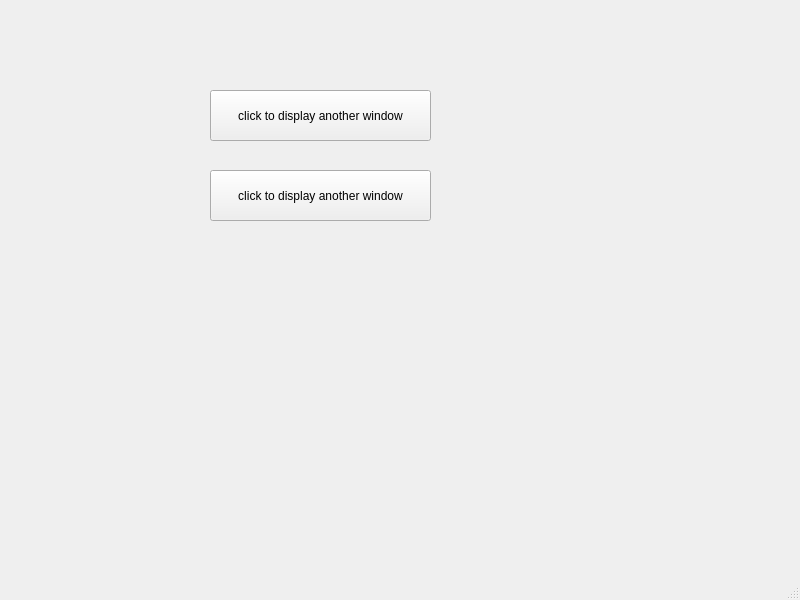
<?xml version="1.0" encoding="UTF-8"?>
<ui version="4.0">
 <class>MainWindow</class>
 <widget class="QMainWindow" name="MainWindow">
  <property name="geometry">
   <rect>
    <x>0</x>
    <y>0</y>
    <width>800</width>
    <height>600</height>
   </rect>
  </property>
  <property name="windowTitle">
   <string>MainWindow</string>
  </property>
  <widget class="QWidget" name="centralwidget">
   <widget class="QPushButton" name="pushButton">
    <property name="geometry">
     <rect>
      <x>210</x>
      <y>90</y>
      <width>221</width>
      <height>51</height>
     </rect>
    </property>
    <property name="text">
     <string>click to display another window</string>
    </property>
   </widget>
   <widget class="QPushButton" name="pushButton_2">
    <property name="geometry">
     <rect>
      <x>210</x>
      <y>170</y>
      <width>221</width>
      <height>51</height>
     </rect>
    </property>
    <property name="text">
     <string>click to display another window</string>
    </property>
   </widget>
  </widget>
  <widget class="QMenuBar" name="menubar">
   <property name="geometry">
    <rect>
     <x>0</x>
     <y>0</y>
     <width>800</width>
     <height>26</height>
    </rect>
   </property>
  </widget>
  <widget class="QStatusBar" name="statusbar"/>
 </widget>
 <resources/>
 <connections/>
</ui>
